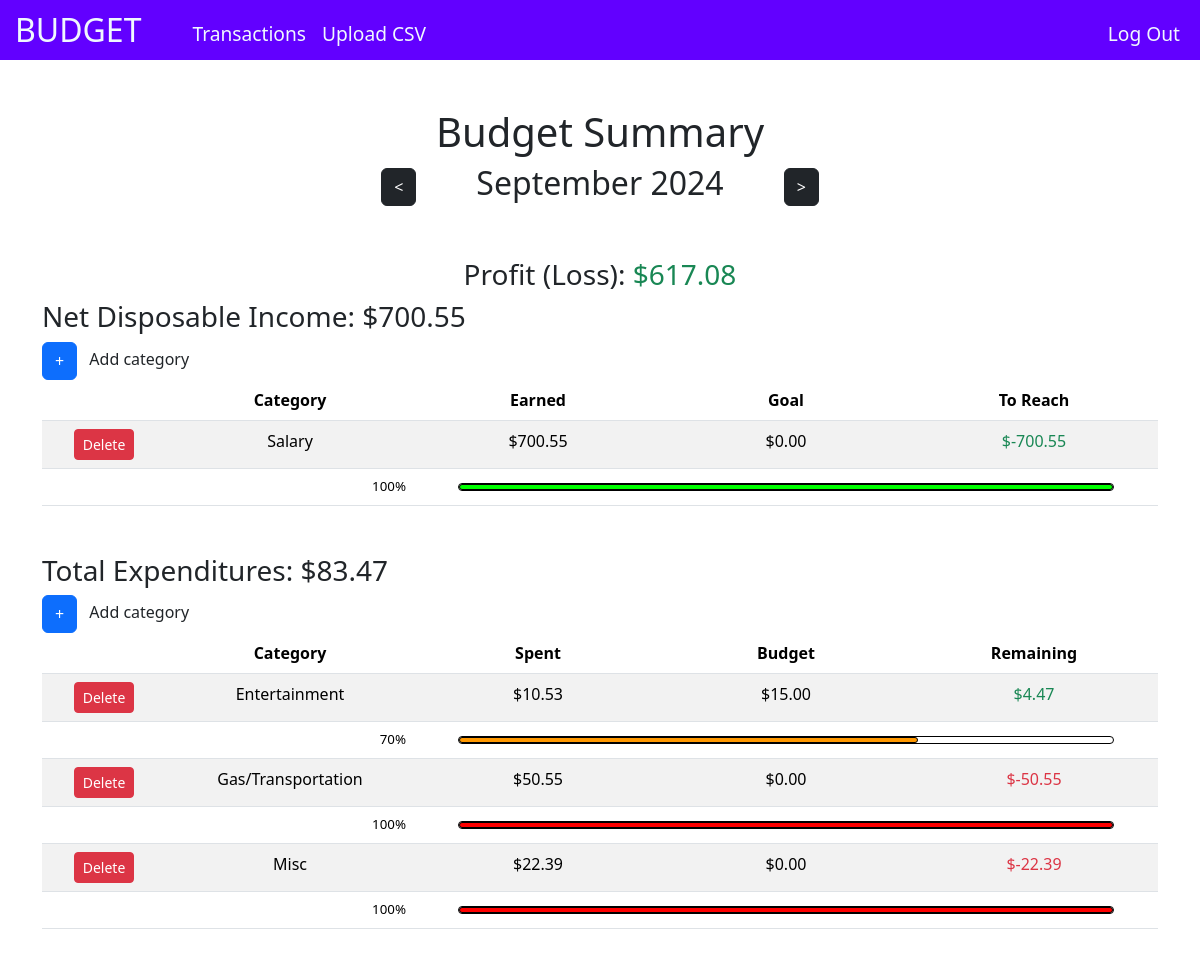
/ (signed in), run on the app's committed database.
### tables this page shows
CREATE TABLE users (id INTEGER PRIMARY KEY AUTOINCREMENT NOT NULL, username TEXT NOT NULL, hash TEXT NOT NULL, selectedmonth INTEGER, selectedyear INTEGER);

CREATE TABLE "categories" (id INTEGER PRIMARY KEY AUTOINCREMENT NOT NULL, user_id INTEGER NOT NULL, name TEXT NOT NULL, categorytype TEXT NOT NULL, FOREIGN KEY(user_id) REFERENCES users(id));

### app.py (the view)
@app.route("/")
@login_required
def home():
    user_id = session["user_id"]
    if not user_id:
        return render_template("login.html")
    month_name = ""
    selected_month, selected_year = getCurrentMonthAndYear(user_id)
    if selected_month and selected_year:
        month_name = calendar.month_name[selected_month]
    income_categories = db.execute("SELECT * FROM categories WHERE user_id=? AND categorytype=?", user_id, 'income')
    expense_categories = db.execute("SELECT * FROM categories WHERE user_id=? AND categorytype=?", user_id, 'expense')
    categories = income_categories + expense_categories
    transactions = db.execute("SELECT * FROM transactions WHERE user_id=? AND month=? AND year=?", user_id, selected_month, selected_year)
    budgets = db.execute("SELECT * FROM monthly_budget WHERE user_id=? AND month=? AND year=?", user_id, selected_month, selected_year)
    category_budgets = {}
    for budget in budgets:
        category_budgets[budget['category_id']] = budget['budget_amount']
    income_total = 0
    expense_total = 0
    unassigned_total = 0
    category_totals = {}
    for category in categories:
        category_total = 0
        for transaction in transactions:
            if transaction['category_id'] != category['id']:
                continue
            category_total += transaction['amount']
            if category['categorytype'] == "income":
                income_total += transaction['amount']
            else:
                expense_total += transaction['amount']
        category_totals[category['id']] = round(category_total,2)
    for transaction in transactions:
        if transaction['category_id'] is None:
            unassigned_total += transaction['amount']
    return render_template("home.html", unassigned_total=unassigned_total, income_total=income_total, expense_total=expense_total, category_totals=category_totals, transactions=transactions, income_categories=income_categories, expense_categories=expense_categories, selected_month=selected_month, selected_year=selected_year, month_name=month_name, category_budgets=category_budgets)

### app.py (called while the page is built)
def login_required(f):
    @wraps(f)
    def decorated_function(*args, **kwargs):
        if session.get("user_id") is None:
            return redirect("/login")
        return f(*args, **kwargs)
    return decorated_function

def getCurrentMonthAndYear(user_Id):
    current_selected_month = db.execute("SELECT selectedmonth FROM users WHERE id=?", user_Id)
    current_selected_year = db.execute("SELECT selectedyear FROM users WHERE id=?", user_Id)
    if current_selected_month and current_selected_year:
        current_selected_month = current_selected_month[0]['selectedmonth']
        current_selected_year = current_selected_year[0]['selectedyear']
    return current_selected_month, current_selected_year

@app.after_request
def after_request(response):
    response.headers["Cache-Control"] = "no-cache, no-store, must-revalidate"
    response.headers["Expires"] = 0
    response.headers["Pragma"] = "no-cache"
    return response

### Templates/home.html (shortened to what this page needs)
{% extends "layout.html" %}
{% block main %}
    <h1>Budget Summary</h1>
    <div class="month centered-div" style="gap:60px;">
        <form action="/change_month" method="post" onsubmit="rememberScrollPosition()">
            <button class="arrow btn btn-dark"><</button>
        </form>
        <h2>{{ month_name }} {{ selected_year }}</h2>
        <form action="/change_month" method="post" onsubmit="rememberScrollPosition()">
            <button class="arrow btn btn-dark">></button>
        </form>
    </div>
    {% set profit = income_total - expense_total %}
    <h3 class="text-center">Profit (Loss): <span class ="{% if profit >= 0 %}text-success{% else %}text-danger{% endif %}">${{ "{:,.2f}".format(profit) }}</span></h3>
    <div class="disposable_income">
        <h3>Net Disposable Income: ${{ "{:,.2f}".format(income_total) }}</h3>
        <button id="add_income_button" class="btn btn-primary" type="submit">+</button>
        <span class="ms-2">Add category</span>
        <table class="table table-striped">
            <thead>
                <th></th>
                <th>Category</th>
                <th>Earned</th>
                <th>Goal</th>
                <th>To Reach</th>
            </thead>
            <tbody>
            {% for category in income_categories %}
                {% set categoryName = category["name"] %}
                {% set categoryId = category["id"] %}
                {% set categoryType = category["categorytype"] %}
                {% set categoryTotal = category_totals[categoryId] %}
                <tr>
                    <td>
                        <form action="/delete_category" method="post" onsubmit="return confirmDelete('{{ categoryName }}');">
                            <button class="delete btn btn-sm btn-danger" type="submit">Delete</button>
                        </form>
                    </td>
                    <td class="editable" id ="category_name_{{ categoryId }}" onclick="edit('category_name_{{ categoryId }}', '{{ categoryId }}', 'name')">{{ category["name"] }}</td>
                    <td>${{ "{:,.2f}".format(categoryTotal) }}</td>
                    {% set categoryBudget = category_budgets[categoryId] | default(0) %}
                    <td class="editable" id ="budget_value_{{ categoryId }}" onclick="edit('budget_value_{{ categoryId }}', '{{ categoryId }}', 'budget')">${{ "{:,.2f}".format(categoryBudget) }}</td>
                    {% set remaining = categoryBudget - categoryTotal %}
                    <td class="{% if remaining < 0 %}text-success{% elif remaining > 0 %}text-danger{% endif %}">
                        ${{ "{:,.2f}".format(remaining) }}
                    </td>
                </tr>
                <tr>
                    {% set progress = 100 %}
                    {% if categoryBudget != 0 %}
                        {% set progress = (categoryTotal / categoryBudget)*100 %}
                    {% endif %}
                    {% set progressWidth = progress %}
                    {% if progressWidth > 100 %}
                        {% set progressWidth = 100 %}
                    {% endif %}
                    {% set progress = "{:.0f}".format(progress) %}
                    <td></td>
                    <td class="progress_label">{{ progress }}%</td>
                    <td style="vertical-align: middle;" colspan="3">
                        <div class="progress_holder" data-progressWidth="{{ progressWidth }}" data-categoryType="{{ categoryType }}">
                        </div>
                    </td>
                </tr>
            {% endfor %}
            </tbody>
        </table>
    </div>
    <div class="expenditures">
        <h3>Total Expenditures: ${{ "{:,.2f}".format(expense_total) }}</h3>
        <button id="add_expense_button" class="btn btn-primary" type="submit">+</button>
        <span class="ms-2">Add category</span>
        <table class="table table-striped">
            <thead>
                <th></th>
                <th>Category</th>
                <th>Spent</th>
                <th>Budget</th>
                <th>Remaining</th>
            </thead>
            <tbody>
            {% for category in expense_categories %}
                {% set categoryName = category["name"] %}
                {% set categoryId = category["id"] %}
                {% set categoryTotal = category_totals[categoryId] %}
                {% set categoryType = category["categorytype"] %}
                <tr>
                    <td>
                        <form action="/delete_category" method="post" onsubmit="return confirmDelete('{{ categoryName }}');">
                            <button class=" delete btn btn-sm btn-danger" type="submit">Delete</button>
                        </form>
                    </td>
                    <td class="editable" id ="category_name_{{ categoryId }}" onclick="edit('category_name_{{ categoryId }}', '{{ categoryId }}', 'name')">{{ category["name"] }}</td>
                    <td>${{ "{:,.2f}".format(categoryTotal) }}</td>
                    {% set categoryBudget = category_budgets[categoryId] | default(0) %}
                    <td class="editable" id ="budget_value_{{ categoryId }}" onclick="edit('budget_value_{{ categoryId }}', '{{ categoryId }}', 'budget')">${{ "{:,.2f}".format(categoryBudget) }}</td>
                    {% set remaining = categoryBudget - categoryTotal %}
                    <td class="{% if remaining > 0 %}text-success{% elif remaining < 0 %}text-danger{% endif %}">
                        ${{ "{:,.2f}".format(remaining) }}
                    </td>
                </tr>
                <tr>
                    {% set progress = 100 %}
                    {% if categoryBudget != 0 %}
                        {% set progress = (categoryTotal / categoryBudget)*100 %}
                    {% endif %}
                    {% set progressWidth = progress %}
                    {% if progressWidth > 100 %}
                        {% set progressWidth = 100 %}
                    {% endif %}
                    {% set progress = "{:.0f}".format(progress) %}
                    <td></td>
                    <td class="progress_label">{{ progress }}%</td>
                    <td style="vertical-align: middle;" colspan="3">
                        <div class="progress_holder" data-progressWidth="{{ progressWidth }}" data-categoryType="{{ categoryType }}">
                        </div>
                    </td>
                </tr>
            {% endfor %}
            </tbody>
        </table>
    </div>
{% endblock %}

### Static/styles.css (style rules this page uses)
h1 { text-align: center; }
.month { display: flex; align-items: center; justify-content: space-between; width: 50%; margin: auto; margin-bottom: 3rem; }
th, td { width: 20%; overflow: hidden; text-overflow: ellipsis; white-space: nowrap; text-align: center; min-width: 100px; padding: 8px; text-wrap:wrap; }
.centered-div { display: flex; justify-content: center; align-items: center; gap: 10px; overflow-x: auto; }
table { table-layout: fixed; border-collapse: collapse; border-spacing: 0; width: 100%; }
th:first-child, td:first-child { width: 10%; min-width: 120px; }
.disposable_income, .expenditures { margin-bottom: 3rem; }
.editable { cursor:pointer; }
.progress_holder { height: 8px; background-color: rgb(255,255,255); border: 0.5px solid black; border-radius: 5px; width:90%; margin: 0 auto; }
.progress_label { font-size:smaller; text-align: right; }

### data on the page
users: selectedyear "2024"
categories: name "Salary", categoryTotal "700.55", categoryBudget "0.00", remaining "-700.55", progress "100"
categories: name "Entertainment", categoryTotal "10.53", categoryBudget "15.00", remaining "4.47", progress "70"
categories: name "Gas/Transportation", categoryTotal "50.55", categoryBudget "0.00", remaining "-50.55", progress "100"
categories: name "Misc", categoryTotal "22.39", categoryBudget "0.00", remaining "-22.39", progress "100"

### other printed values
{{ month_name }} "September"
{{ "{:,.2f}".format(profit) }} "617.08"
{{ "{:,.2f}".format(income_total) }} "700.55"
{{ "{:,.2f}".format(expense_total) }} "83.47"
